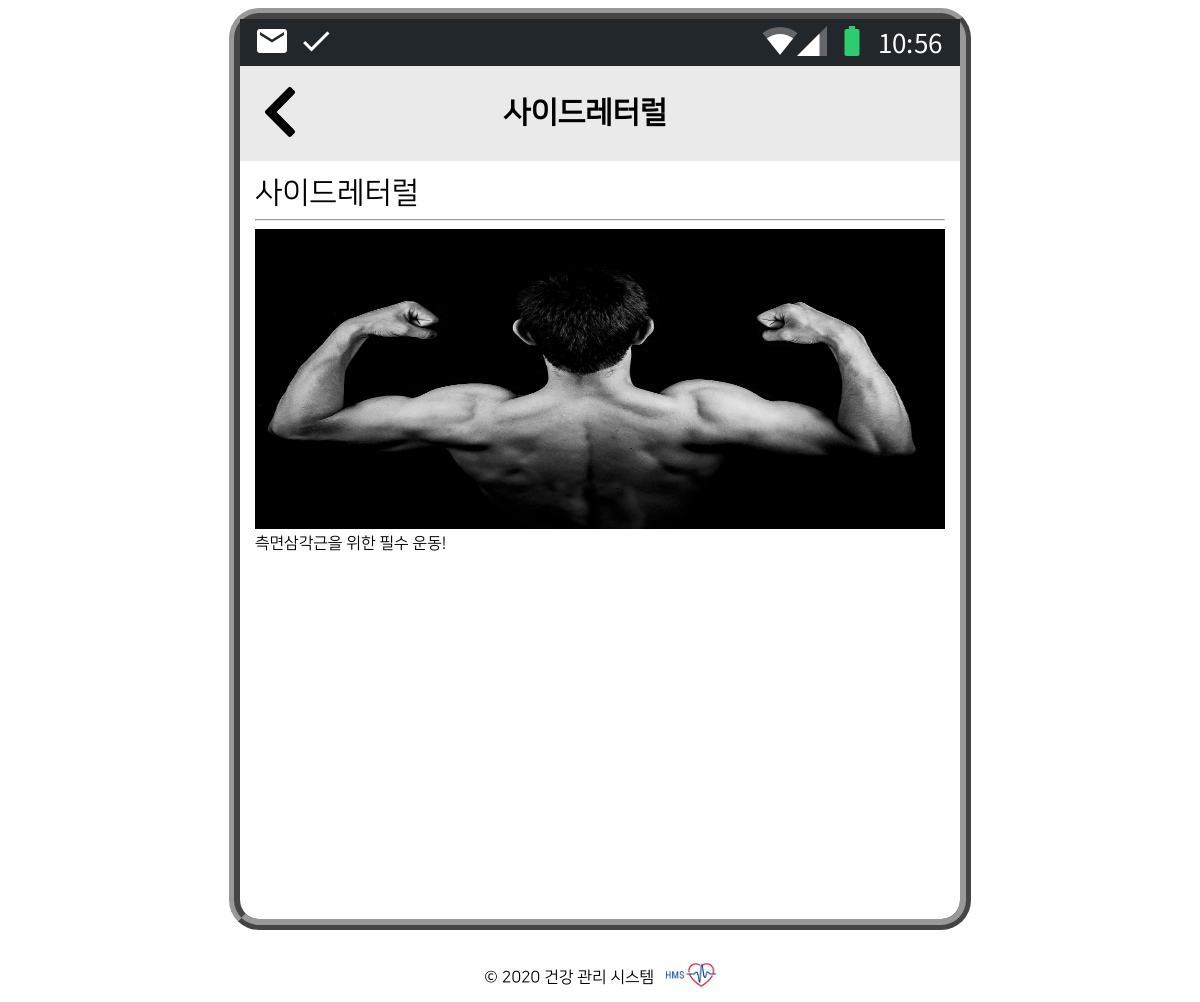
Screenshot of /exercise/12 with the database file from the repository.
### main/models.py (models this page shows, shortened)
class Excercise(models.Model):
    e_category = models.CharField(max_length=20, verbose_name="구분")
    e_name = models.CharField(max_length=20, verbose_name="이름")
    e_description = models.TextField(verbose_name="설명")
    e_recommend_count = models.IntegerField(default=0, verbose_name="인기")
    e_created_at = models.DateTimeField(auto_now_add=True)
    e_modified_at = models.DateTimeField(auto_now=True)
    e_thumbnail = models.ImageField(upload_to="exercise", blank=True, null=True, verbose_name="사진")

### main/views.py (the view)
# urls.py: path("exercise/<pk>", views.ExerciseDetail.as_view(), name="exercise-detail"),
class ExerciseDetail(View):
    def get(self, request, pk):
        ex = get_object_or_404(Excercise, pk=pk)
        return render(request, 'main/exercise/detail.html', {
            'ex' : ex,
            'inner_title' : ex.e_name,
            'navVisible' : False
        })

### main/templates/main/exercise/detail.html
{% extends 'main/include/head.html' %}
{% block content %}
<div>
    <span class="f-title">{{ex.e_name}}</span>
    <hr>
    {% if ex.e_thumbnail %}
        <img src="{{ex.e_thumbnail.url}}" style="width : 100%; height : 300px;">
    {% endif %}
    <span class="f-content">{{ex.e_description}}</span>
</div>
{% endblock %}

### main/templates/main/include/head.html (shortened to what this page needs)
{% load static %}
<!DOCTYPE html>
<html lang="ko">
<head>
    <link rel="stylesheet" href="https://cdnjs.cloudflare.com/ajax/libs/jquery-modal/0.9.1/jquery.modal.min.css" />
    <link type="text/css" href="{% static 'main/css/hms.css' %}" rel="stylesheet"/>
    <link rel="stylesheet" href="https://unpkg.com/swiper/css/swiper.css">
</head>
<body>
<div class="outer">
<div class="wrapper">
    <div class="div"><img src="{% static 'main/img/Status-bar.png' %}" alt="header"></div>
    <div class="div" style="margin-top: -4px; background-color: #eaeaea; display : flex; align-items : center;">
        <div style="width: 50px; display:inline-block; margin-left:25px;:">
            <a href="/"><img src="{% static 'main/img/carrot-left.png' %}" alt="" width="30px" height="50px"></a>
        </div>
        <div style="width: 540px; text-align: center; display: inline-block;">
            <p style="font-size: 30px; font-weight : bold;">{% if inner_title %}{{inner_title}}{% else %}건강 관리 시스템{% endif %}</p>
        </div>
    </div>
<div class='content-wrapper'>
{% block content %}
{% endblock %}
</div>
</div>
</div>
<div class="footer" style="margin-top : 30px; align-items : center;">
    © 2020 건강 관리 시스템 &nbsp&nbsp<a href="https://gitlab.com/paulAhn"><img src="{% static 'main/img/logo.png' %}" height=30/></a>
</div>
</body>
</html>

### main/static/main/css/hms.css (style rules this page uses)
body { font-family:'NanumSquareR', 'Malgun Gothic', dotum, sans-serif; color:#000; }
.outer, .footer { display: flex; flex : 1; justify-content: center; }
.div { width: 720px; }
.content-wrapper { padding : 15px; }
.wrapper { width: 720px; border : 3mm ridge #999999; border-radius: 30px; min-height: 900px; }
span.f-title { font-size: 30px; }
span.f-content { font-size: 16px; line-height: 1.3em; }

### rows the page displays
Excercise: e_name "사이드레터럴", e_thumbnail (picture), e_description "측면삼각근을 위한 필수 운동!"
